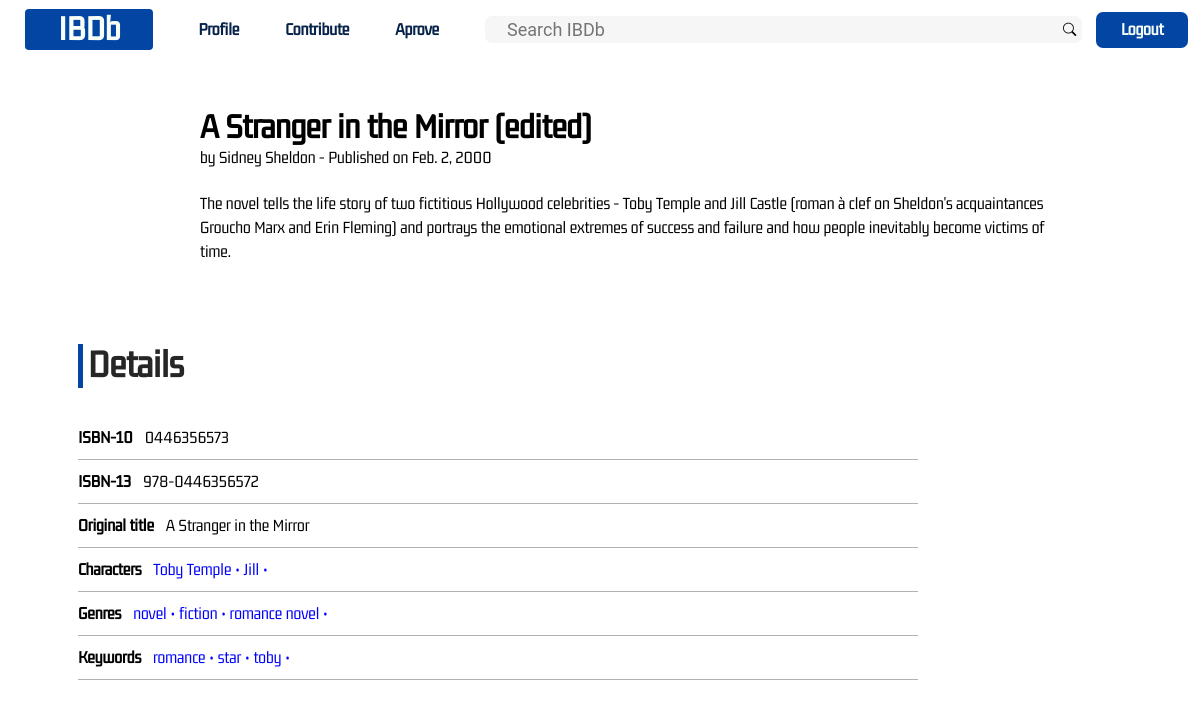
The app's page /show_request/19 (signed in) with its own data.
### books/models.py (models this page shows, shortened)
class AbstractBook(models.Model):
	title = models.CharField(max_length=128, default="")
	author = models.CharField(max_length=64, default="")
	isbn = models.JSONField(max_length=64, default=dict)
	synopsis = models.TextField(max_length=600, default="")
	genres = models.JSONField(max_length=64, default=dict)
	published = models.DateField(default=date(2000, 2, 2))
	original_title = models.CharField(max_length=128, default="")
	characters = models.JSONField(max_length=528, default=dict)
	keywords = models.JSONField(max_length=528, default=dict)
	class Meta:
		abstract = True

class BookRequest(AbstractBook):
	user = models.ForeignKey(User, on_delete=models.CASCADE)
	original_book_id = models.IntegerField(default=0)
	date = models.DateField(auto_now=True)
	change = models.CharField(max_length=24)

### books/views.py (the view)
# urls.py: path('show_request/<str:request_id>', views.show_request, name="show_request"),
@login_required
def show_request(request, request_id):
	book = get_object_or_404(BookRequest, id=request_id)
	return render(request, "books/show_request.html", {
		"Book": book
		})

### books/templates/books/show_request.html (shortened to what this page needs)
{% extends "books/layout.html" %}
{% load static %}
{% block css %}<link rel="stylesheet" type="text/css" href="{% static 'css/book.css' %}">{% endblock %}
{% block body %}
<div class="book-presentation">
	<div class="book-show-info">
		<h1 class="book-title" data-id="{{ Book.id }}">{{ Book.title }} </h1>
		<h4>by {{ Book.author }} - Published on {{ Book.published }}</h4>
		<p>{{ Book.synopsis|linebreaks }}</p>
	</div>
</div>
<div class="book-info">
	<div class="book-details">
		<h3>Details</h3>
		<h4><b>ISBN-10</b>{{ Book.isbn.isbn10 }}</h4>
		<h4><b>ISBN-13</b>{{ Book.isbn.isbn13 }}</h4>
		<h4><b>Original title</b>{{ Book.original_title }}</h4>
		<h4><b>Characters</b>{% for character in Book.characters.characters %}<a href="{% url 'search' %}?q={{ character }}">{{ character }} • </a>{% endfor %}</h4>
		<h4><b>Genres</b>{% for genres in Book.genres.genres %}<a href="{% url 'search' %}?q={{ genres }}">{{ genres }} • </a>{% endfor %}</h4>
		<h4><b>Keywords</b>{% for keywords in Book.keywords.keywords %}<a href="{% url 'search' %}?q={{ keywords }}">{{ keywords }} • </a>{% endfor %}</h4>
	</div>
</div>
{% endblock %}

### books/static/css/layout.css (style rules this page uses)
body { margin: 0; padding: 0; font-family: 'Gemunu'; }

### books/static/css/book.css (style rules this page uses)
.book-presentation { width: 85%; max-width: 900px; display: flex; justify-content: center; align-items: center; margin: 0 auto; margin-top: 25px; }
.book-presentation h1 { display: flex; font-size: 36px; margin-bottom: 0; }
.book-presentation h4 { font-size: 18px; font-weight: normal; margin-top: 0; }
.book-presentation p { line-height: 24px; font-size: 18px; margin-top: 20px; }
.book-info { max-width: 840px; margin: 60px 60px 0px 78px; }
h3 { font-size: 40px; font-weight: bold; color: rgba(0, 0, 0, 85%); border-left: 5px solid #0245A3; padding-left: 5px; display: flex; }
.book-details h4 { padding-bottom: 11px; font-weight: normal; font-size: 18px; border-bottom: 1px solid rgba(0, 0, 0, 30%); margin-bottom: 5px; margin-top: 12px; }
.book-details a { text-decoration: none; color: blue; }
.book-details b { margin-right: 12px; }

### records on screen
BookRequest: title "A Stranger in the Mirror (edited)", author "Sidney Sheldon", published "Feb. 2, 2000", synopsis "The novel tells the life story of two fictitious Hollywood celebrities - Toby Temple and Jill Castle (roman à clef on Sheldon's acquaintances Groucho Marx and Erin Fleming) and portrays the emotional extremes of success and failure and how people inevitably become victims of time.", isbn.isbn10 "0446356573", isbn.isbn13 "978-0446356572", original_title "A Stranger in the Mirror"

### other values on screen
{{ character }} "Toby Temple" "Jill"
{{ genres }} "novel" "fiction" "romance novel"
{{ keywords }} "romance" "star" "toby"
